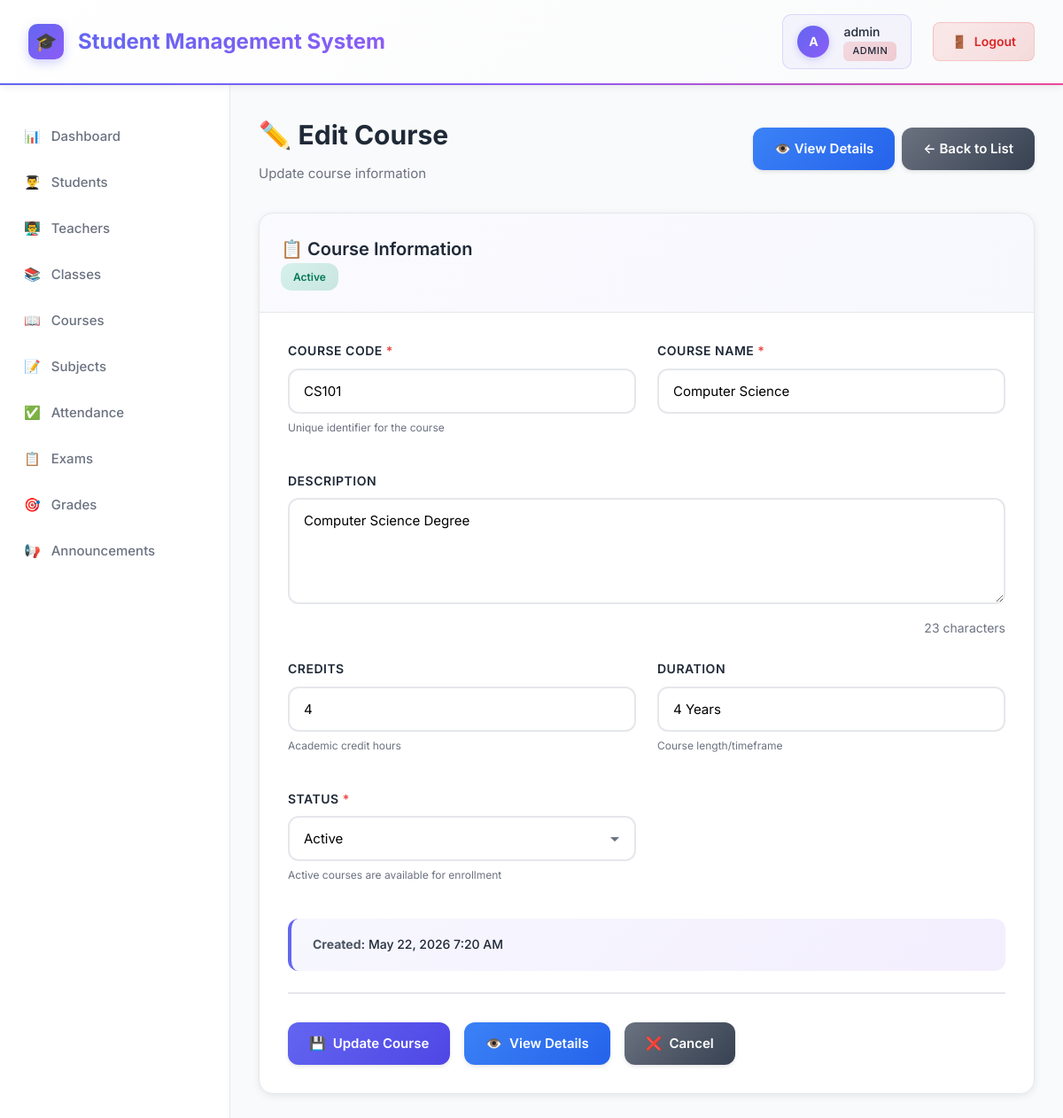
/courses/edit.php?id=1 (signed in), run on the app's committed database.
### tables this page shows
CREATE TABLE courses (
    id INT AUTO_INCREMENT PRIMARY KEY,
    course_code VARCHAR(20) UNIQUE NOT NULL,
    course_name VARCHAR(100) NOT NULL,
    description TEXT,
    credits INT,
    duration VARCHAR(50),
    status ENUM('active', 'inactive') DEFAULT 'active',
    created_at TIMESTAMP DEFAULT CURRENT_TIMESTAMP,
    updated_at TIMESTAMP DEFAULT CURRENT_TIMESTAMP ON UPDATE CURRENT_TIMESTAMP
);

### courses/edit.php (the view, shortened to what this page needs)
<?php
$database = new Database();
$db = $database->getConnection();
$id = $_GET['id'] ?? 0;
$query = "SELECT * FROM courses WHERE id = :id";
$stmt = $db->prepare($query);
$stmt->bindParam(':id', $id);
$stmt->execute();
$course = $stmt->fetch();
?>
<!DOCTYPE html>
<html lang="en">
<head>
    <link rel="stylesheet" href="../assets/css/style.css">
</head>
<body>
    <?php include '../includes/header.php'; ?>
    <div class="container">
        <?php include '../includes/sidebar.php'; ?>
        <main class="main-content">
            <div class="page-header">
                <div>
                    <h1>✏️ Edit Course</h1>
                    <p class="page-description">Update course information</p>
                </div>
                <div style="display: flex; gap: 0.5rem;">
                    <a href="view.php? id=<?php echo $course['id']; ?>" class="btn btn-info">👁️ View Details</a>
                    <a href="index.php" class="btn btn-secondary">← Back to List</a>
                </div>
            </div>
            <div class="card">
                <div class="card-header">
                    <h2>📋 Course Information</h2>
                    <span class="badge badge-<?php echo $course['status']; ?>">
                        <?php echo ucfirst($course['status']); ?>
                    </span>
                </div>
                <div class="card-body" style="padding: 2rem;">
                    <form method="POST">
                        <div class="form-row">
                            <div class="form-group">
                                <label for="course_code">Course Code <span style="color: #EF4444;">*</span></label>
                                <input type="text"
                                       id="course_code"
                                       name="course_code"
                                       class="form-control"
                                       value="<?php echo htmlspecialchars($course['course_code']); ?>"
                                       maxlength="20"
                                       required>
                                <small style="display: block; font-size:  0.75rem; color: #6B7280; margin-top: 0.375rem;">Unique identifier for the course</small>
                            </div>
                            <div class="form-group">
                                <label for="course_name">Course Name <span style="color: #EF4444;">*</span></label>
                                <input type="text"
                                       id="course_name"
                                       name="course_name"
                                       class="form-control"
                                       value="<?php echo htmlspecialchars($course['course_name']); ?>"
                                       maxlength="200"
                                       required>
                            </div>
                        </div>
                        <div class="form-group">
                            <label for="description">Description</label>
                            <textarea id="description"
                                      name="description"
                                      class="form-control"
                                      rows="4"
                                      placeholder="Enter course description..."><?php echo htmlspecialchars($course['description'] ?? ''); ?></textarea>
                            <div id="char-counter" style="text-align: right; font-size: 0.875rem; color: #6B7280; margin-top: 0.5rem;">0 characters</div>
                        </div>
                        <div class="form-row">
                            <div class="form-group">
                                <label for="credits">Credits</label>
                                <input type="number"
                                       id="credits"
                                       name="credits"
                                       class="form-control"
                                       min="0"
                                       max="20"
                                       step="0.5"
                                       value="<?php echo htmlspecialchars($course['credits'] ?? ''); ?>">
                                <small style="display: block; font-size: 0.75rem; color: #6B7280; margin-top: 0.375rem;">Academic credit hours</small>
                            </div>
                            <div class="form-group">
                                <label for="duration">Duration</label>
                                <input type="text"
                                       id="duration"
                                       name="duration"
                                       class="form-control"
                                       value="<?php echo htmlspecialchars($course['duration'] ?? ''); ?>">
                                <small style="display: block; font-size: 0.75rem; color: #6B7280; margin-top: 0.375rem;">Course length/timeframe</small>
                            </div>
                        </div>
                        <div class="form-row">
                            <div class="form-group">
                                <label for="status">Status <span style="color: #EF4444;">*</span></label>
                                <select id="status" name="status" class="form-control" required>
                                    <option value="active" <?php echo $course['status'] == 'active' ? 'selected' : ''; ?>>Active</option>
                                </select>
                                <small style="display: block; font-size: 0.75rem; color: #6B7280; margin-top: 0.375rem;">Active courses are available for enrollment</small>
                            </div>
                            <div class="form-group">
                            </div>
                        </div>
                        <?php if (! empty($course['created_at'])): ?>
                        <div class="alert" style="background: linear-gradient(135deg, rgba(99, 102, 241, 0.05), rgba(139, 92, 246, 0.1)); border-left: 4px solid #6366F1; margin-bottom: 1.5rem;">
                            <div style="display: flex; gap: 2rem; flex-wrap: wrap; font-size: 0.875rem;">
                                <div>
                                    <strong style="color: #4B5563;">Created:</strong>
                                    <span style="color: #1F2937;"><?php echo date('M j, Y g:i A', strtotime($course['created_at'])); ?></span>
                                </div>
                            </div>
                        </div>
                        <?php endif; ?>
                        <div class="form-actions">
                            <button type="submit" class="btn btn-primary">
                                <span>💾</span>
                                <span>Update Course</span>
                            </button>
                            <a href="view.php?id=<?php echo $course['id']; ?>" class="btn btn-info">
                                <span>👁️</span>
                                <span>View Details</span>
                            </a>
                            <a href="index.php" class="btn btn-secondary">
                                <span>❌</span>
                                <span>Cancel</span>
                            </a>
                        </div>
                    </form>
                </div>
            </div>
        </main>
    </div>
</body>
</html>

### assets/css/style.css (style rules this page uses)
* { margin: 0; padding: 0; box-sizing: border-box; }
:root { --primary-color: #6366F1; --primary-dark: #4F46E5; --secondary-color: #10B981; --danger-color: #EF4444; --warning-color: #F59E0B; --info-color: #3B82F6; --dark-color: #1F2937; --gray-medium: #6B7280; --gray-light: #9CA3AF; --light-color: #F9FAFB; --white: #FFFFFF; --border-color: #E5E7EB; }
body { font-family: 'Inter', -apple-system, BlinkMacSystemFont, 'Segoe UI', Roboto, sans-serif; background: #f5f5f5; color: #333; line-height: 1.6; }
.container { display: flex; min-height: calc(100vh - 70px); }
.main-content { flex: 1; padding: 2rem; background: var(--light-color); overflow-y: auto; }
.page-header { display: flex; justify-content: space-between; align-items: center; margin-bottom: 2rem; }
.page-header h1 { font-size: 1.875rem; color: var(--dark-color); font-weight: 700; margin: 0; }
.page-description { color: var(--gray-medium); font-size: 0.9375rem; margin-top: 0.5rem; }
.card { background: var(--white); border-radius: 16px; box-shadow: 0 2px 8px rgba(0, 0, 0, 0.08); margin-bottom: 1.5rem; overflow: hidden; border: 1px solid var(--border-color); transition: all 0.3s; }
.card-header { padding: 1.5rem; border-bottom: 1px solid var(--border-color); background: linear-gradient(135deg, rgba(99, 102, 241, 0.03), rgba(99, 102, 241, 0.05)); }
.card-header h2 { font-size: 1.25rem; color: var(--dark-color); font-weight: 600; margin: 0; }
.card-body { padding: 0; }
.btn { display: inline-flex; align-items: center; justify-content: center; gap: 8px; padding: 12px 24px; border: none; border-radius: 12px; font-size: 15px; font-weight: 600; cursor: pointer; text-decoration: none; transition: all 0.3s; box-shadow: 0 2px 4px rgba(0, 0, 0, 0.1); font-family: inherit; }
.btn-primary { background: linear-gradient(135deg, var(--primary-color), var(--primary-dark)); color: var(--white); }
.btn-secondary { background: linear-gradient(135deg, var(--gray-medium), #374151); color: var(--white); }
.btn-info { background: linear-gradient(135deg, var(--info-color), #2563EB); color: var(--white); }
.badge { display: inline-block; padding: 0.375rem 0.875rem; font-size: 0.75rem; font-weight: 600; border-radius: 12px; text-transform: capitalize; }
.badge-active { background: linear-gradient(135deg, rgba(16, 185, 129, 0.15), rgba(5, 150, 105, 0.2)); color: #047857; }
.alert { padding: 18px 24px; border-radius: 12px; margin-bottom: 25px; display: flex; align-items: center; gap: 15px; font-size: 15px; font-weight: 500; animation: slideDown 0.3s ease-out; }
.form-group { margin-bottom: 1.5rem; }
.form-group label { display: block; margin-bottom: 0.5rem; font-weight: 600; color: var(--dark-color); font-size: 0.875rem; text-transform: uppercase; letter-spacing: 0.5px; }
.form-control { width: 100%; padding: 0.875rem 1rem; border: 2px solid var(--border-color); border-radius: 12px; font-size: 0.9375rem; transition: all 0.3s; background: var(--white); font-family: inherit; }
textarea.form-control { resize: vertical; min-height: 120px; }
select.form-control { cursor: pointer; appearance: none; background-repeat: no-repeat; background-position: right 1rem center; padding-right: 2.5rem; }
.form-row { display: grid; grid-template-columns: repeat(auto-fit, minmax(280px, 1fr)); gap: 1.5rem; margin-bottom: 1rem; }
.form-actions { display: flex; gap: 1rem; margin-top: 2. 5rem; padding-top: 2rem; border-top: 2px solid var(--border-color); }

### data on the page
courses: status "Active", course_code "CS101", course_name "Computer Science", description "Computer Science Degree", credits "4", duration "4 Years", created_at "May 22, 2026 7:20 AM"

### other printed values
substr($username, 0, 1) "A"
$username "admin"
$_SESSION['role'] "ADMIN"
